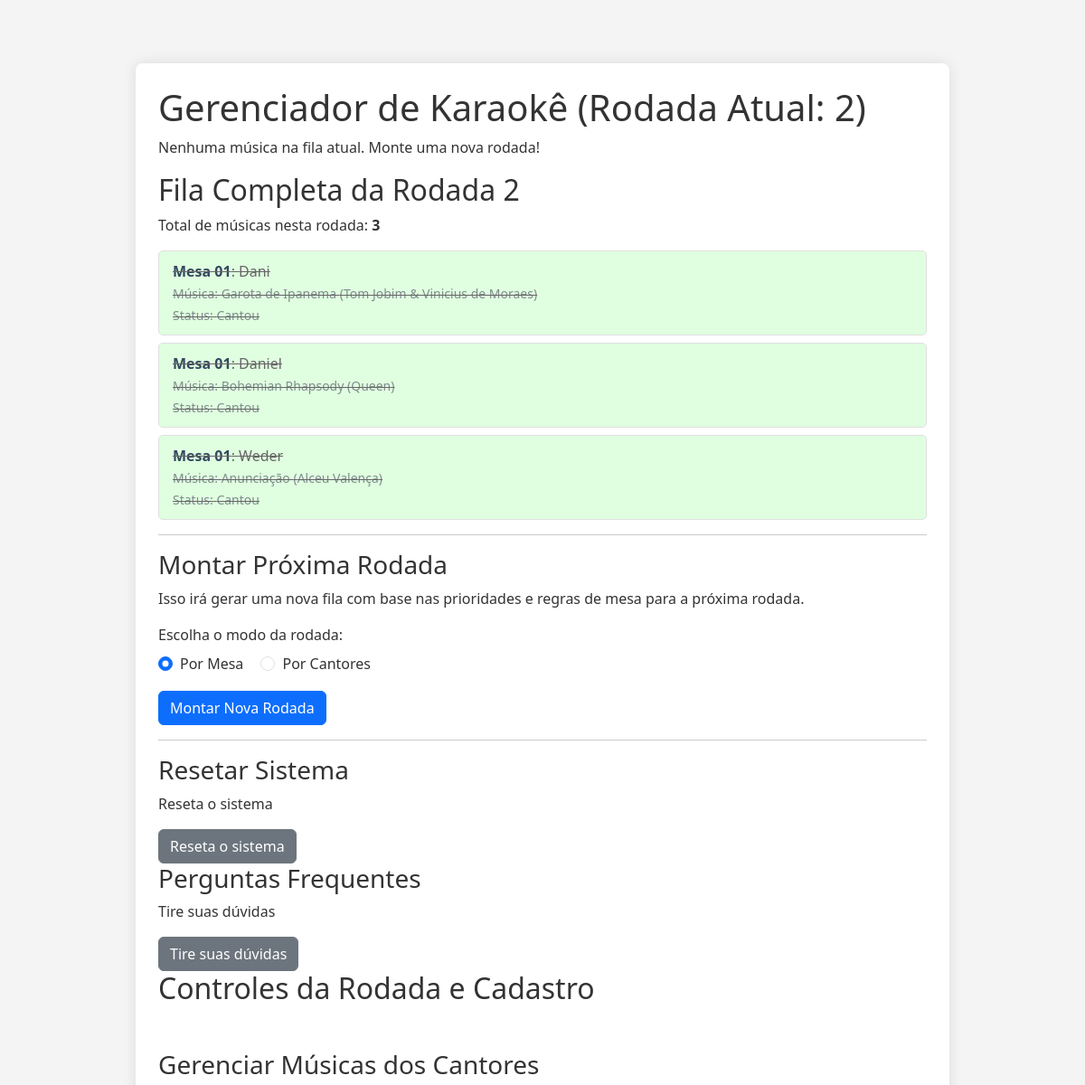
The app's page / (upper part), older data.
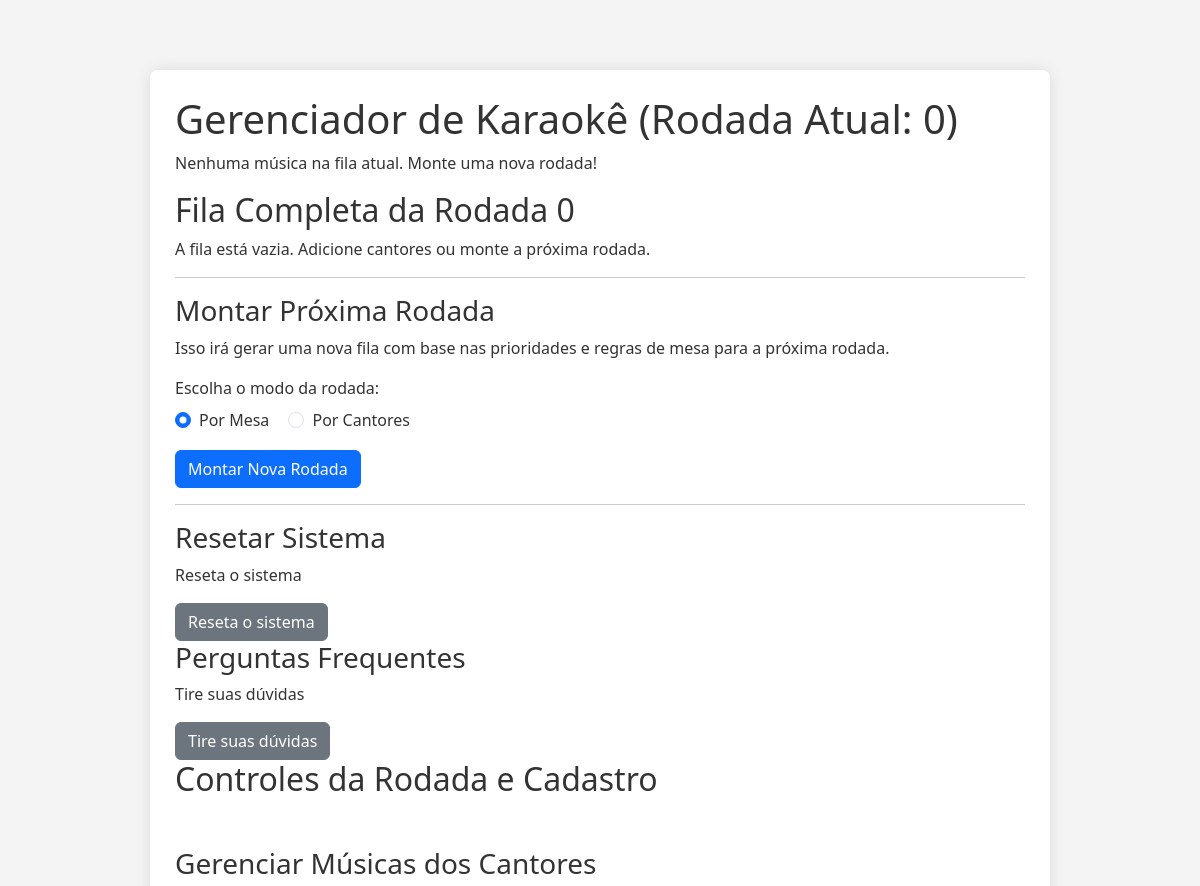
The same page, newer data.
### tables this page shows
CREATE TABLE `fila_rodadas` (
  `id` int(11) NOT NULL,
  `id_cantor` int(11) NOT NULL,
  `id_musica` int(11) NOT NULL,
  `ordem_na_rodada` int(11) NOT NULL,
  `rodada` int(11) NOT NULL,
  `status` enum('aguardando','em_execucao','cantou','pulou','selecionada_para_rodada') DEFAULT 'aguardando',
  `timestamp_adicao` datetime DEFAULT current_timestamp(),
  `timestamp_inicio_canto` datetime DEFAULT NULL,
  `timestamp_fim_canto` datetime DEFAULT NULL,
  `musica_cantor_id` int(11) DEFAULT NULL,
  `id_mesa` int(11) DEFAULT NULL
);

CREATE TABLE `mesas` (
  `id` int(11) NOT NULL,
  `nome_mesa` varchar(255) NOT NULL,
  `tamanho_mesa` int(11) NOT NULL DEFAULT 0
);

CREATE TABLE `cantores` (
  `id` int(11) NOT NULL,
  `nome_cantor` varchar(255) NOT NULL,
  `id_mesa` int(11) DEFAULT NULL,
  `proximo_ordem_musica` int(11) NOT NULL DEFAULT 1
);

CREATE TABLE `musicas` (
  `id` int(11) NOT NULL,
  `codigo` int(5) NOT NULL,
  `titulo` varchar(255) NOT NULL,
  `artista` varchar(255) DEFAULT NULL,
  `trecho` text NOT NULL,
  `duracao_segundos` int(11) DEFAULT NULL
);

### funcoes_fila.php (called while the page is built, shortened)
<?php
function getRodadaAtual(PDO $pdo) {
    try {
        $stmt = $pdo->query("SELECT rodada_atual FROM controle_rodada WHERE id = 1");
        $rodadaAtualFromDB = $stmt->fetchColumn();
        $stmtCheckAnyActiveFila = $pdo->query("SELECT rodada FROM fila_rodadas WHERE status = 'aguardando' OR status = 'em_execucao' ORDER BY rodada DESC LIMIT 1");
        $rodadaComMusicasAguardando = $stmtCheckAnyActiveFila->fetchColumn();
        $stmtMaxRodadaFinalizada = $pdo->query("SELECT MAX(rodada) FROM fila_rodadas WHERE status IN ('cantou', 'pulou')");
        $maxRodadaFinalizada = $stmtMaxRodadaFinalizada->fetchColumn();
        if ($maxRodadaFinalizada !== false && $maxRodadaFinalizada !== null) {
            return (int)$maxRodadaFinalizada;
        }
        return 0;
    } catch (\PDOException $e) {
        error_log("Erro ao obter rodada atual: " . $e->getMessage());
        return 0;
    }
}
function getMusicaEmExecucao(PDO $pdo) {
    $rodadaAtual = getRodadaAtual($pdo);
    try {
        $sql = "
            SELECT
                fr.id AS fila_id,
                fr.id_cantor,         -- Adicionar para consistência
                fr.id_musica,         -- Adicionar para consistência
                fr.musica_cantor_id,  -- <<< ADICIONAR ESTA LINHA AQUI
                c.nome_cantor,
                m.titulo AS titulo_musica,
                m.artista AS artista_musica,
                m.codigo AS codigo_musica, -- Adicionar código da música se precisar
                me.nome_mesa,
                me.tamanho_mesa,
                fr.status,
                fr.ordem_na_rodada
            FROM fila_rodadas fr
            JOIN cantores c ON fr.id_cantor = c.id
            JOIN musicas m ON fr.id_musica = m.id
            JOIN mesas me ON c.id_mesa = me.id
            WHERE fr.rodada = ? AND fr.status = 'em_execucao'
            LIMIT 1";
        $stmt = $pdo->prepare($sql);
        $stmt->execute([$rodadaAtual]);
        return $stmt->fetch(PDO::FETCH_ASSOC);
    } catch (\PDOException $e) {
        error_log("Erro ao obter música em execução: " . $e->getMessage());
        return null;
    }
}
function getFilaCompleta(PDO $pdo) {
    $rodadaAtual = getRodadaAtual($pdo);
    try {
        $sql = "SELECT
                    fr.id AS fila_id,
                    c.nome_cantor,
                    m.titulo AS titulo_musica,
                    m.artista AS artista_musica,
                    m.codigo as codigo_musica,
                    me.nome_mesa,
                    me.tamanho_mesa,
                    fr.status,
                    fr.ordem_na_rodada
                FROM fila_rodadas fr
                JOIN cantores c ON fr.id_cantor = c.id
                JOIN musicas m ON fr.id_musica = m.id
                JOIN mesas me ON c.id_mesa = me.id
                WHERE fr.rodada = ?
                ORDER BY
                    CASE
                        WHEN fr.status = 'em_execucao' THEN 0 -- A música em execução deve vir primeiro
                        WHEN fr.status = 'aguardando' THEN 1
                        WHEN fr.status = 'selecionada_para_rodada' THEN 2
                        WHEN fr.status = 'pulou' THEN 3
                        WHEN fr.status = 'cantou' THEN 4
                        ELSE 5 -- Para qualquer outro status futuro
                    END,
                    fr.ordem_na_rodada ASC";
        $stmt = $pdo->prepare($sql);
        $stmt->execute([$rodadaAtual]);
        return $stmt->fetchAll();
    } catch (\PDOException $e) {
        error_log("Erro ao obter fila completa: " . $e->getMessage());
        return [];
    }
}

### index.php (the view, shortened to what the changed rows need)
<?php
require_once 'funcoes_fila.php';
$rodada_atual = getRodadaAtual($pdo);
$musica_em_execucao = getMusicaEmExecucao($pdo);
$fila_completa = getFilaCompleta($pdo);
?>
<!DOCTYPE html>
<html lang="pt-BR">
<head>
    <link href="https://cdn.jsdelivr.net/npm/bootstrap@5.3.3/dist/css/bootstrap.min.css" rel="stylesheet">
    <link rel="stylesheet" href="https://code.jquery.com/ui/1.12.1/themes/base/jquery-ui.css">
    <link rel="stylesheet" href="css/style_index.css">
</head>
<body>
    <div class="container">
        <h1>Gerenciador de Karaokê (Rodada Atual: <?php echo $rodada_atual; ?>)</h1>
        <?php if ($musica_em_execucao): ?>
            <div class="current-song">
                <h3>CANTANDO AGORA</h3>
                <p>Música: <strong><?php echo htmlspecialchars($musica_em_execucao['titulo_musica']); ?></strong> (<?php echo htmlspecialchars($musica_em_execucao['artista_musica']); ?>)</p>
                <p>Mesa <?php echo htmlspecialchars($musica_em_execucao['nome_mesa']); ?> - <?php echo htmlspecialchars($musica_em_execucao['nome_cantor']); ?></p>
                <div class="actions">
                    <button type="button" class="btn btn-primary" onclick="finalizarMusica(<?php echo $musica_em_execucao['fila_id']; ?>)">Finalizar Música (Próxima)</button>
                    <button type="button" class="btn btn-danger" onclick="pularMusica(<?php echo $musica_em_execucao['fila_id']; ?>)">Pular Música</button>
                    <button type="button" class="btn btn-info" data-bs-toggle="modal" data-bs-target="#trocarMusicaModal" data-fila-id="<?php echo $musica_em_execucao['fila_id']; ?>" data-current-music-title="<?php echo htmlspecialchars($musica_em_execucao['titulo_musica'] . ' (' . $musica_em_execucao['artista_musica'] . ')'); ?>">Trocar Música</button>
                </div>
            </div>
        <?php else: ?>
            <p>Nenhuma música na fila atual. Monte uma nova rodada!</p>
        <?php endif; ?>
        <h2>Fila Completa da Rodada <?php echo $rodada_atual; ?></h2>
        <?php if (empty($fila_completa)): ?>
            <p>A fila está vazia. Adicione cantores ou monte a próxima rodada.</p>
        <?php else: ?>
        <p>Total de músicas nesta rodada: <strong><?php echo count($fila_completa); ?></strong></p>
        <ul class="queue-list" id="sortable-queue">
        <?php foreach ($fila_completa as $item): ?>
            <?php
            $item_class = 'queue-item';
            if ($item['status'] == 'cantou') {
                $item_class .= ' completed';
            } elseif ($item['status'] == 'pulou') {
                $item_class .= ' skipped';
            }
            ?>
            <li class="<?php echo trim($item_class); ?>" data-id="<?php echo htmlspecialchars($item['fila_id']); ?>">
                <div class="queue-info">
                    <strong><?php echo htmlspecialchars($item['nome_mesa']); ?></strong>: <?php echo htmlspecialchars($item['nome_cantor']); ?>
                    <br>
                    <small>Música: <?php echo htmlspecialchars($item['titulo_musica']); ?> (<?php echo htmlspecialchars($item['artista_musica']); ?>)</small>
                    <br>
                    <small>Status: <?php echo htmlspecialchars(ucfirst($item['status'])); ?></small>
                </div>
            </li>
        <?php endforeach; ?>
    </ul>
<?php endif; ?>
        <hr>
        <div class="form-section">
            <h3>Montar Próxima Rodada</h3>
            <p>Isso irá gerar uma nova fila com base nas prioridades e regras de mesa para a próxima rodada.</p>
            <form method="POST">
            </form>
        </div>
        <hr>
        <div class="form-section">
            <h3>Resetar Sistema</h3>
            <p>Reseta o sistema</p>
            <form method="POST" action="index.php">
            </form>
        </div>
        <div class="form-section">
            <h3>Perguntas Frequentes</h3>
            <p>Tire suas dúvidas</p>
            <form method="POST" action="perguntas.php">
            </form>
        </div>
        <h2>Controles da Rodada e Cadastro</h2>
        <div class="form-section my-5">
            <h3>Gerenciar Músicas dos Cantores</h3>
        </div>
    </div>
</body>
</html>

Row changes from the older to the newer data that the page shows:
removed fila_rodadas: id_mesa.nome_mesa "Mesa 01", id_cantor.nome_cantor "Dani", id_musica.titulo "Garota de Ipanema", id_musica.artista "Tom Jobim & Vinicius de Moraes", status "Cantou"
removed fila_rodadas: id_mesa.nome_mesa "Mesa 01", id_cantor.nome_cantor "Daniel", id_musica.titulo "Bohemian Rhapsody", id_musica.artista "Queen", status "Cantou"
removed fila_rodadas: id_mesa.nome_mesa "Mesa 01", id_cantor.nome_cantor "Weder", id_musica.titulo "Anunciação", id_musica.artista "Alceu Valença", status "Cantou"
Text that changed along with them:
$rodada_atual: "2" → "0"
count($fila_completa): "3" → (not shown)
text no longer shown: "Total de músicas nesta rodada:"
text now shown: "A fila está vazia. Adicione cantores ou monte a próxima rodada."
